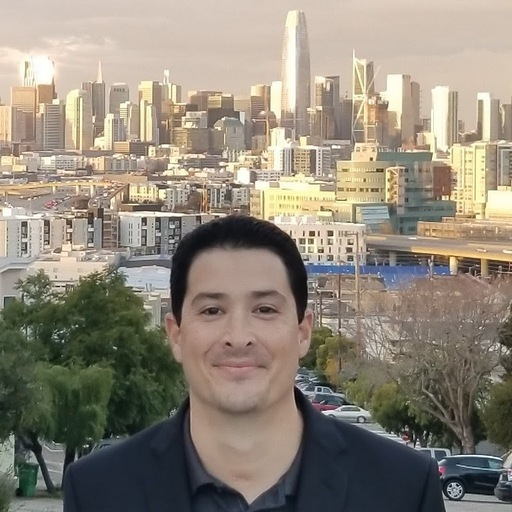
#> input picture Neural Networks/images/nick.jpeg, 512 x 512 px
$ jupyter execute --allow-errors Intro_to_Computer_Vision.ipynb   (shell and % lines are left out)
#> lines starting #> are read from the running program, lines starting #| are printed output that depends on the picture
# Intro to Computer Vision

Objectives:

  * Gain a firm sense of how machines "see" images
  * Explore the intuition underlying object detection algorithms
  * Learn how to use open-source tools to evaluate how an open-source model performs w.r.t the task of detecting licence plates in images
  * Consider the ethics of applying computer vision tools and techniques to a given task

# An overview of how a computer looks at an image, and how to use that for further processing

[cell 1]
# Imports!
import matplotlib.pyplot as plt

import skimage.io as io

import numpy as np
import pandas as pd

## First, and example of how a computer breaks an image down

#> (a cell that did not finish here is left out)

## How the computer looks at it

#> (a cell that did not finish here is left out)

#> (a cell that did not finish here is left out)

### Some basic information about the image

#> (a cell that did not finish here is left out)

#> (a cell that did not finish here is left out)

### A (very) simple filter

Using linear algebra, we can transform the matrix

#> (a cell that did not finish here is left out)

#> (a cell that did not finish here is left out)

[cell 9]
plt.figure(figsize=(10,10))
#> (the rest of this cell did not finish here and is left out)

# Using OpenCV for Noise Reduction and Edge Detection

Since edge detection is susceptible to noise in the image, first step is to remove the noise in the image with a Gaussian filter.

The smoothened image is then filtered in both horizontal and vertical direction to get first derivative in horizontal direction (Gx) and vertical direction (Gy). From these two images, we can find edge gradient and direction for each pixel.

Gradient direction is always perpendicular to edges. It is rounded to one of four angles representing vertical, horizontal and two diagonal directions.

After getting gradient magnitude and direction, a full scan of image is done to remove any unwanted pixels which may not constitute the edge. For this, at every pixel, the pixel is evaluated to see if it is a local maximum in its neighborhood in the direction of gradient. Check the image below:

Point A is on the edge (in the vertical direction). Gradient direction is normal to the edge. Point B and C are in gradient directions. So point A is checked with point B and C to see if it forms a local maximum. If so, it is considered for next stage, otherwise, it is suppressed (put to zero).

In short, the result you get is a binary image with "thin edges".

A processing stage known as *Hysteresis Thresholding* decides which are all edges are really edges and which are not. For this, we need two threshold values, `minVal` and `maxVal`. Any edges with intensity gradient more than maxVal are sure to be edges and those below minVal are sure to be non-edges, so discarded. Those who lie between these two thresholds are classified edges or non-edges based on their connectivity. If they are connected to "sure-edge" pixels, they are considered to be part of edges. Otherwise, they are also discarded. See the image below:

The edge A is above the maxVal, so considered as "sure-edge". Although edge C is below maxVal, it is connected to edge A, so that also considered as valid edge and we get that full curve. But edge B, although it is above minVal and is in same region as that of edge C, it is not connected to any "sure-edge", so that is discarded. So it is very important that we have to select minVal and maxVal accordingly to get the correct result.

This stage also removes small pixels noises on the assumption that edges are long lines.

So what we finally get is strong edges in the image.

[cell 10]
import numpy as np
import cv2 as cv
from matplotlib import pyplot as plt

img = cv.imread('./images/nick.jpeg')
#> img is the input picture: shape (512, 512, 3); mean B, G, R 120.9, 134.5, 143
img_rgb = cv.cvtColor(img, cv.COLOR_BGR2RGB)
img_gray = cv.cvtColor(img, cv.COLOR_BGR2GRAY)
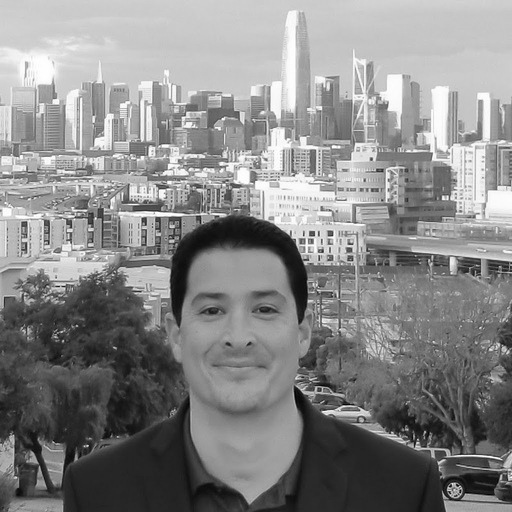
#> img_gray: shape (512, 512); min 1, max 255, mean 135.5

img_blurred = cv.GaussianBlur(img_gray, (5, 5), 0)
edges = cv.Canny(img, 100, 200)
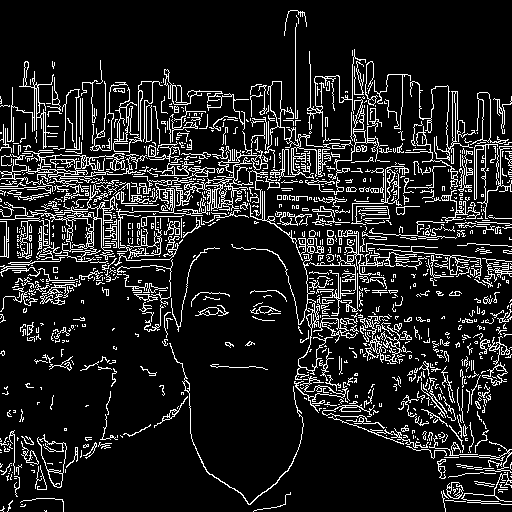
#> edges: shape (512, 512); 12.6% white in thin lines or dots

plt.subplot(121), plt.imshow(img_rgb)
plt.title('Original Image'), plt.xticks([]), plt.yticks([])
plt.subplot(122),plt.imshow(edges)
plt.title('Edge Image'), plt.xticks([]), plt.yticks([])
plt.show()
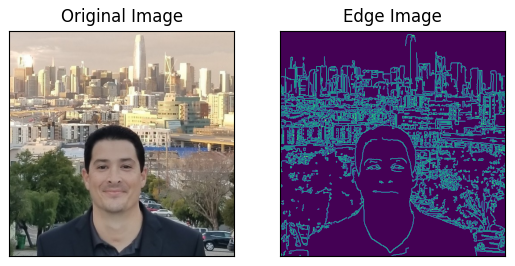
#> figure drawn by matplotlib, 2 panels

# Using OpenCV for Face Detection

Here we will take a look at OpenCV's face detection capabilties. Initially, such an algorithm needs a lot of positive images (images of faces) and negative images (images without faces) to train the classifier. Then we need to extract features from it. For this, Haar features (shown in the image below) are used. They are just like a convolutional kernel. Each feature is a single value obtained by subtracting sum of pixels under the white rectangle from sum of pixels under the black rectangle.

Now, all possible sizes and locations of each kernel are used to calculate lots of features. For example, a 24x24 window results in over 160,000 features! For each feature calculation, we need to find the sum of the pixels under white and black rectangles. To solve this, they introduced the integral image. However large your image, it reduces the calculations for a given pixel to an operation involving just four pixels.

But among all these features we calculated, most of them are irrelevant. For example, consider the image below. The top row shows two good features. The first feature selected seems to focus on the property that the region of the eyes is often darker than the region of the nose and cheeks. The second feature selected relies on the property that the eyes are darker than the bridge of the nose. But the same windows applied to cheeks or any other place is irrelevant. So how do we select the best features out of 160,000+ features? It is achieved by Adaboost. According to the scikit-learn docs, Adaboost is a meta-estimator that begins by fitting a classifier on the original dataset and then fits additional copies of the classifier on the same dataset, where the weights of incorrectly classified instances are adjusted such that subsequent classifiers focus more on difficult cases.

For this, we apply each and every feature on all the training images. For each feature, it finds the best threshold which will classify the faces to positive and negative. Obviously, there will be errors or misclassifications. We select the features with minimum error rate, which means they are the features that most accurately classify the face and non-face images. (The process is not as simple as this. Each image is given an equal weight in the beginning. After each classification, weights of misclassified images are increased. Then the same process is done. New error rates are calculated. Also new weights. The process is continued until the required accuracy or error rate is achieved or the required number of features are found).

The final classifier is a weighted sum of these weak classifiers. It is called weak because it alone can't classify the image, but together with others forms a strong classifier. The final setup had around 6000 features.

So now you take an image. Take each 24x24 window. Apply 6000 features to it...seems like a lot.

In an image, most of the image is non-face region. So it is a better idea to have a simple method to check if a window is not a face region. If it is not, discard it in a single shot, and don't process it again. Instead, focus on regions where there can be a face. This way, we spend more time checking possible face regions.

For this, researchers introduced the concept of *Cascade of Classifiers*. Instead of applying all 6000 features on a window, the features are grouped into different stages of classifiers and applied one-by-one. (Normally the first few stages will contain very many fewer features). If a window fails the first stage, discard it. We don't consider the remaining features on it. If it passes, apply the second stage of features and continue the process. The window which passes all stages is a face region. How is that plan!

The original researchers' detector had 6000+ features with 38 stages with 1, 10, 25, 25 and 50 features in the first five stages. (The two features in the above image are actually obtained as the best two features from Adaboost). According to the researchers, on average of 10 features out of 6000+ are evaluated per sub-window.

[cell 11]
import cv2
from matplotlib import pyplot as plt

# OpenCV opens images as BRG
# but we want it as RGB We'll
# also need a grayscale version

img_gray = cv.cvtColor(img, cv.COLOR_BGR2GRAY)
img_rgb = cv.cvtColor(img, cv.COLOR_BGR2RGB)

classifier = cv.CascadeClassifier('haarcascade_frontalface_alt.xml')

detected_objects = classifier.detectMultiScale(img_gray,
                                    minSize =(20, 20))
#> detected_objects = [[165, 253, 146, 146]]

amount_found = len(detected_objects)
#> amount_found = 1

if amount_found != 0:

    for (x, y, width, height) in detected_objects:

        cv2.rectangle(img_rgb, (x, y),
                     (x + height, y + width),
                     (0, 255, 0), 5)
#> this loop made 1 pass
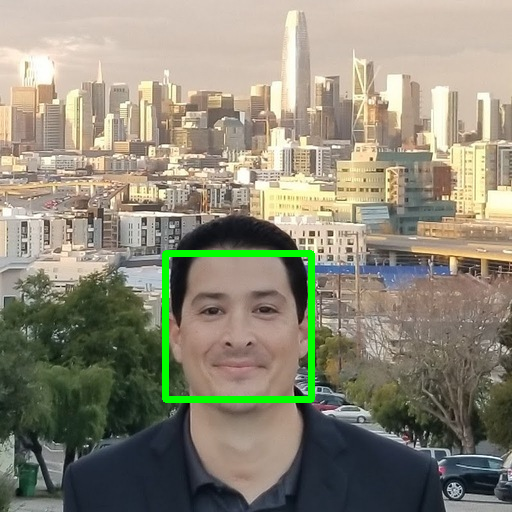
#> img_rgb: shape (512, 512, 3); mean R, G, B 141.2, 136.8, 119.4

# Creates the environment of
# the picture and shows it

plt.subplot(1, 1, 1), plt.xticks([]), plt.yticks([])
plt.imshow(img_rgb)
plt.show()

### This is ultimately what we're really after:

[cell 12]
detected_objects
#> Out = [[165, 253, 146, 146]]

$ run again, with Neural Networks/images/levers.jpeg copied over Neural Networks/images/nick.jpeg
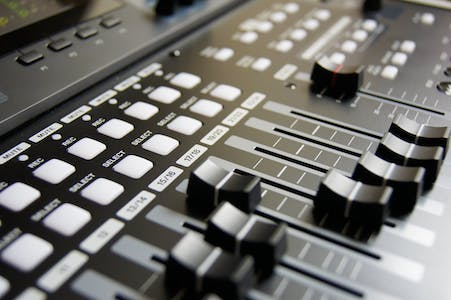
#> input picture Neural Networks/images/levers.jpeg, 451 x 300 px
#> img is the input picture: shape (300, 451, 3); mean B, G, R 108.6, 112.6, 113.7
#> `edges = cv.Canny(img, 100, 200)`:
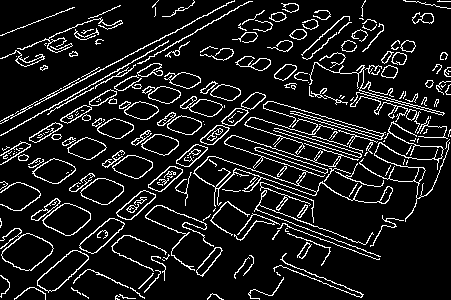
#> edges: shape (300, 451); 10.9% white in thin lines or dots
#> `plt.show()`:
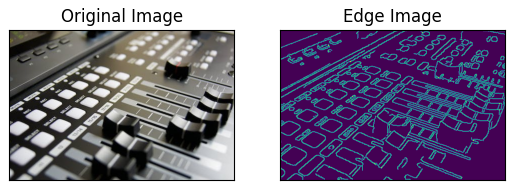
#> figure drawn by matplotlib, 2 panels
#> detected_objects = ()
#> amount_found = 0

$ run again, with Neural Networks/images/2014-10-28_anthropocene.png saved as Neural Networks/images/nick.jpeg
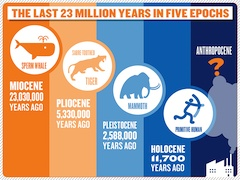
#> input picture Neural Networks/images/2014-10-28_anthropocene.png, 240 x 180 px
#> img is the input picture: shape (180, 240, 3); mean B, G, R 154.1, 154.1, 163.8
#> `edges = cv.Canny(img, 100, 200)`:
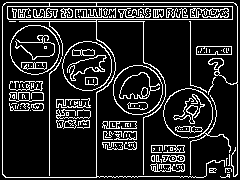
#> edges: shape (180, 240); 15.6% white in thin lines or dots
#> `plt.show()`:
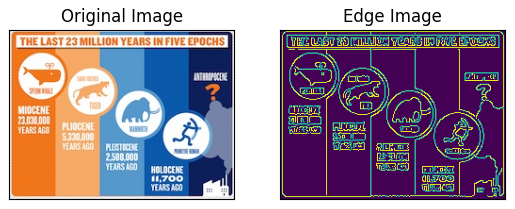
#> figure drawn by matplotlib, 2 panels
#> detected_objects = ()
#> amount_found = 0
